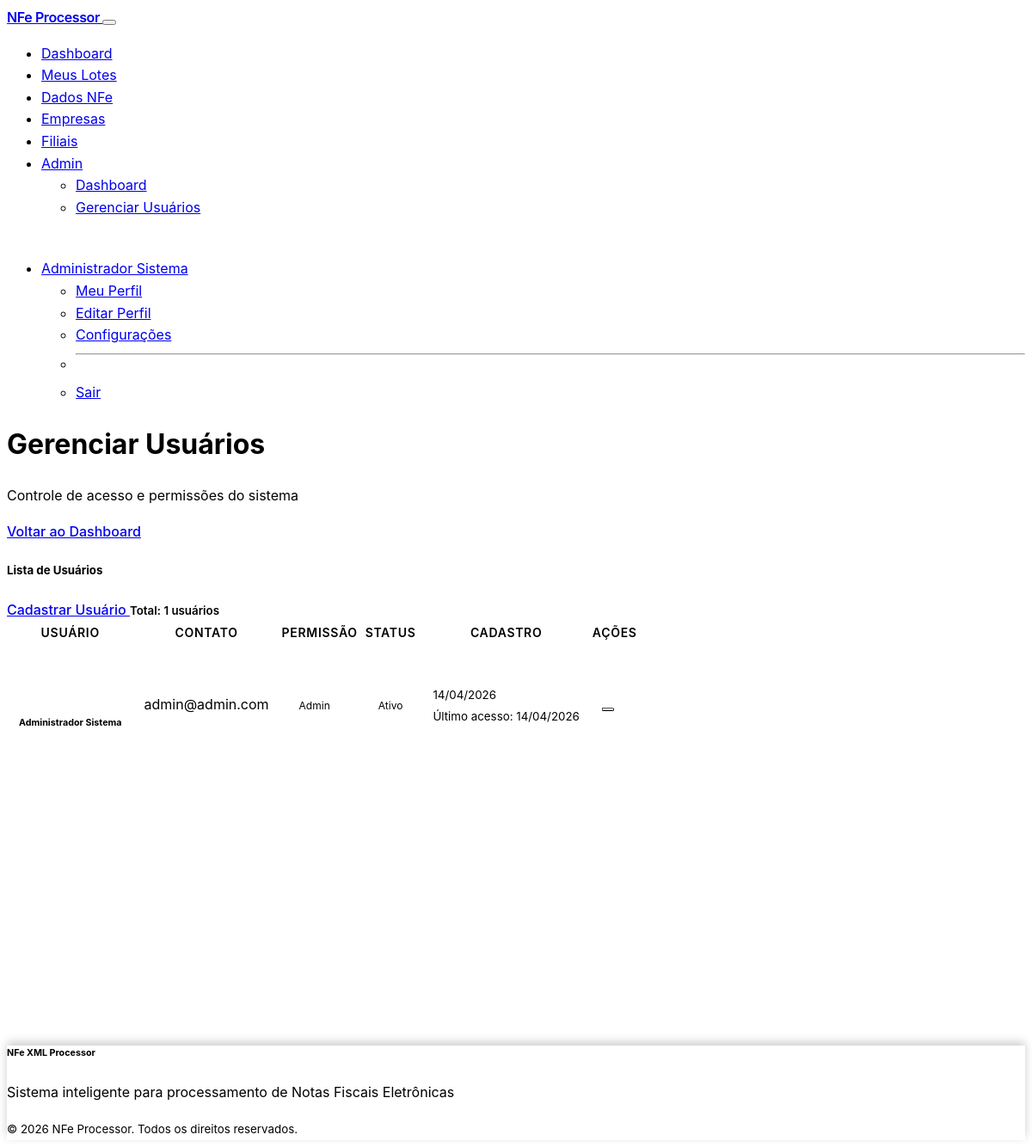
Page /admin/users (signed in) on the committed database.
### models.py (models this page shows, shortened)
class User(UserMixin, db.Model):
    __tablename__ = 'users'
    id = db.Column(db.String, primary_key=True)
    email = db.Column(db.String, unique=True, nullable=True)
    first_name = db.Column(db.String, nullable=True)
    last_name = db.Column(db.String, nullable=True)
    profile_image_url = db.Column(db.String, nullable=True)
    password_hash = db.Column(db.String(256), nullable=True)  # For local authentication
    auth_method = db.Column(db.String(20), default='oauth')  # 'oauth' or 'local'
    role = db.Column(db.Enum(UserRole), default=UserRole.USER)
    active = db.Column(db.Boolean, default=True)
    phone = db.Column(db.String(20), nullable=True)
    company = db.Column(db.String(255), nullable=True)
    last_login = db.Column(db.DateTime, nullable=True)
    created_at = db.Column(db.DateTime, default=datetime.now)
    updated_at = db.Column(db.DateTime, default=datetime.now, onupdate=datetime.now)
    uploaded_files = db.relationship('UploadedFile', backref='user', lazy=True)
    nfe_records = db.relationship('NFERecord', backref='user', lazy=True)
    @property
    def full_name(self):
        if self.first_name and self.last_name:
            return f"{self.first_name} {self.last_name}"
        elif self.first_name:
            return self.first_name
        elif self.email:
            return self.email.split('@')[0]
        return f"User {self.id[:8]}"
    @property
    def is_admin(self):
        return self.role == UserRole.ADMIN

### routes.py (the view)
@app.route('/admin/users')
@admin_required
def admin_users():
    page = request.args.get('page', 1, type=int)
    users = User.query.order_by(desc(User.created_at))\
        .paginate(page=page, per_page=20, error_out=False)
    return render_template('admin/users.html', users=users)

### replit_auth.py (called while the page is built)
@login_manager.user_loader
def load_user(user_id):
    return User.query.get(user_id)

### routes.py (called while the page is built)
@app.before_request
def make_session_permanent():
    global _database_initialized
    if not _database_initialized:
        init_database()
        _database_initialized = True
    session.permanent = True

def admin_required(f):
    @wraps(f)
    def decorated_function(*args, **kwargs):
        if not current_user.is_authenticated:
            return redirect(url_for('login'))
        if not current_user.is_admin:
            flash('Acesso negado. Apenas administradores podem acessar esta página.', 'error')
            return redirect(url_for('index'))
        return f(*args, **kwargs)
    return decorated_function

### templates/admin/users.html (shortened to what this page needs)
{% extends "base.html" %}
{% block content %}
<div class="container">
    <div class="row mb-4">
        <div class="col">
            <h1 class="h2">
                Gerenciar Usuários
            </h1>
            <p class="text-muted">Controle de acesso e permissões do sistema</p>
        </div>
        <div class="col-auto">
            <a href="{{ url_for('admin_dashboard') }}" class="btn btn-outline-secondary">
                Voltar ao Dashboard
            </a>
        </div>
    </div>
    <div class="card">
        <div class="card-header">
            <div class="row align-items-center">
                <div class="col">
                    <h5 class="mb-0">Lista de Usuários</h5>
                </div>
                <div class="col-auto">
                    <a href="{{ url_for('admin_register_user') }}" class="btn btn-primary me-2">
                        Cadastrar Usuário
                    </a>
                    <small class="text-muted">Total: {{ users.total }} usuários</small>
                </div>
            </div>
        </div>
        <div class="card-body p-0">
            {% if users.items %}
            <div class="table-responsive">
                <table class="table table-hover mb-0">
                    <thead class="table-dark">
                        <tr>
                            <th>Usuário</th>
                            <th>Contato</th>
                            <th>Permissão</th>
                            <th>Status</th>
                            <th>Cadastro</th>
                            <th>Ações</th>
                        </tr>
                    </thead>
                    <tbody>
                        {% for user in users.items %}
                        <tr id="user-row-{{ user.id }}">
                            <td>
                                <div class="d-flex align-items-center">
                                    {% if user.profile_image_url %}
                                        <img src="{{ user.profile_image_url }}" alt="Avatar" class="rounded-circle me-3" style="width: 40px; height: 40px; object-fit: cover;">
                                    {% else %}
                                        <div class="bg-primary rounded-circle me-3 d-flex align-items-center justify-content-center" style="width: 40px; height: 40px;">
                                        </div>
                                    {% endif %}
                                    <div>
                                        <h6 class="mb-0">{{ user.full_name }}</h6>
                                    </div>
                                </div>
                            </td>
                            <td>
                                <div>
                                    {% if user.email %}
                                        <div>{{ user.email }}</div>
                                    {% endif %}
                                </div>
                            </td>
                            <td>
                                <span class="badge bg-{{ 'danger' if user.role.value == 'admin' else 'primary' if user.role.value == 'user' else 'secondary' }}">
                                    {{ user.role.value.title() }}
                                </span>
                            </td>
                            <td>
                                <span class="badge bg-{{ 'success' if user.active else 'secondary' }}" id="status-badge-{{ user.id }}">
                                    {{ 'Ativo' if user.active else 'Inativo' }}
                                </span>
                            </td>
                            <td>
                                <small>{{ user.created_at.strftime('%d/%m/%Y') }}</small>
                                {% if user.last_login %}
                                    <br><small class="text-muted">Último acesso: {{ user.last_login.strftime('%d/%m/%Y') }}</small>
                                {% endif %}
                            </td>
                            <td>
                                <div class="btn-group btn-group-sm">
                                    <button class="btn btn-outline-{{ 'warning' if user.active else 'success' }}"
                                            onclick="toggleUserStatus('{{ user.id }}')"
                                            id="toggle-btn-{{ user.id }}"
                                            title="{{ 'Desativar' if user.active else 'Ativar' }}">
                                    </button>
                                </div>
                            </td>
                        </tr>
                        {% endfor %}
                    </tbody>
                </table>
            </div>
            {% else %}
            <div class="text-center py-5">
                <i class="feather-users display-1 text-muted mb-3"></i>
                <h5>Nenhum usuário encontrado</h5>
                <p class="text-muted">O sistema ainda não possui usuários cadastrados.</p>
            </div>
            {% endif %}
        </div>
    </div>
</div>
{% endblock %}

### templates/base.html (shortened to what this page needs)
<!DOCTYPE html>
<html lang="pt-BR" data-bs-theme="dark">
<head>
    <link href="https://cdn.replit.com/agent/bootstrap-agent-dark-theme.min.css" rel="stylesheet">
    <link rel="stylesheet" href="https://cdn.jsdelivr.net/npm/feather-icons@4.29.0/font/feather.css">
    <link rel="stylesheet" href="{{ url_for('static', filename='css/custom.css') }}">
</head>
<body class="d-flex flex-column min-vh-100">
    {% if current_user.is_authenticated %}
    <nav class="navbar navbar-expand-lg navbar-dark bg-dark">
        <div class="container">
            <a class="navbar-brand" href="{{ url_for('index') }}">
                NFe Processor
            </a>
            <button class="navbar-toggler" type="button" data-bs-toggle="collapse" data-bs-target="#navbarNav">
            </button>
            <div class="collapse navbar-collapse" id="navbarNav">
                <ul class="navbar-nav me-auto">
                    <li class="nav-item">
                        <a class="nav-link" href="{{ url_for('index') }}">
                            Dashboard
                        </a>
                    </li>
                    <li class="nav-item">
                        <a class="nav-link" href="{{ url_for('batches_list') }}">
                            Meus Lotes
                        </a>
                    </li>
                    <li class="nav-item">
                        <a class="nav-link" href="{{ url_for('data_view') }}">
                            Dados NFe
                        </a>
                    </li>
                    <li class="nav-item">
                        <a class="nav-link" href="{{ url_for('empresas_list') }}">
                            Empresas
                        </a>
                    </li>
                    <li class="nav-item">
                        <a class="nav-link" href="{{ url_for('filiais_listar') }}">
                            Filiais
                        </a>
                    </li>
                    {% if current_user.is_admin %}
                    <li class="nav-item dropdown">
                        <a class="nav-link dropdown-toggle" href="#" id="adminDropdown" role="button" data-bs-toggle="dropdown">
                            Admin
                        </a>
                        <ul class="dropdown-menu">
                            <li><a class="dropdown-item" href="{{ url_for('admin_dashboard') }}">
                                Dashboard
                            </a></li>
                            <li><a class="dropdown-item" href="{{ url_for('admin_users') }}">
                                Gerenciar Usuários
                            </a></li>
                        </ul>
                    </li>
                    {% endif %}
                </ul>
                <ul class="navbar-nav">
                    <li class="nav-item dropdown">
                        <a class="nav-link dropdown-toggle d-flex align-items-center" href="#" id="userDropdown" role="button" data-bs-toggle="dropdown">
                            {% if current_user.profile_image_url %}
                                <img src="{{ current_user.profile_image_url }}" alt="Avatar" class="rounded-circle me-2" style="width: 30px; height: 30px; object-fit: cover;">
                            {% else %}
                                <div class="bg-primary rounded-circle me-2 d-flex align-items-center justify-content-center" style="width: 30px; height: 30px;">
                                </div>
                            {% endif %}
                            <span>{{ current_user.full_name }}</span>
                        </a>
                        <ul class="dropdown-menu dropdown-menu-end">
                            <li><a class="dropdown-item" href="{{ url_for('user_profile') }}">
                                Meu Perfil
                            </a></li>
                            <li><a class="dropdown-item" href="{{ url_for('edit_profile') }}">
                                Editar Perfil
                            </a></li>
                            <li><a class="dropdown-item" href="{{ url_for('configuracoes') }}">
                                Configurações
                            </a></li>
                            <li><hr class="dropdown-divider"></li>
                            <li><a class="dropdown-item" href="{{ url_for('local_logout') }}">
                                Sair
                            </a></li>
                        </ul>
                    </li>
                </ul>
            </div>
        </div>
    </nav>
    {% endif %}
    <main class="flex-grow-1 {% if current_user.is_authenticated %}mt-4{% endif %}" style="padding-bottom: 100px;">
        {% block content %}{% endblock %}
    </main>
    {% if current_user.is_authenticated %}
    <footer class="bg-dark text-white py-3 border-top border-secondary position-fixed bottom-0 w-100 z-3" style="box-shadow: 0 -4px 10px rgba(0,0,0,0.2);">
        <div class="container">
            <div class="row align-items-center">
                <div class="col-md-6">
                    <h6 class="mb-1">NFe XML Processor</h6>
                    <p class="text-muted mb-0 small">Sistema inteligente para processamento de Notas Fiscais Eletrônicas</p>
                </div>
                <div class="col-md-6 text-md-end mt-3 mt-md-0">
                    <small class="text-muted">
                        &copy; 2026 NFe Processor. Todos os direitos reservados.
                    </small>
                </div>
            </div>
        </div>
    </footer>
    {% endif %}
</body>
</html>

### static/css/custom.css (style rules this page uses)
:root { --nfe-primary: #0d6efd; --nfe-success: #198754; --nfe-warning: #ffc107; --nfe-danger: #dc3545; --nfe-info: #0dcaf0; --nfe-dark: #212529; --nfe-light: #f8f9fa; --nfe-border-radius: 0.5rem; --nfe-box-shadow: 0 0.125rem 0.25rem rgba(0, 0, 0, 0.075); --nfe-transition: all 0.15s ease-in-out; }
body { font-family: -apple-system, BlinkMacSystemFont, 'Segoe UI', Roboto, sans-serif; line-height: 1.6; }
.container { max-width: 1400px; }
main { min-height: calc(100vh - 200px); }
.navbar-brand { font-weight: 600; letter-spacing: -0.025em; }
.card { border: 1px solid var(--bs-border-color); border-radius: var(--nfe-border-radius); box-shadow: var(--nfe-box-shadow); transition: var(--nfe-transition); }
.card-header { background-color: var(--bs-gray-100); border-bottom: 1px solid var(--bs-border-color); font-weight: 600; }
[data-bs-theme="dark"] .card-header { background-color: var(--bs-gray-800); }
.badge { font-size: 0.75rem; padding: 0.5em 0.75em; border-radius: 0.375rem; }
.table { --bs-table-hover-bg: var(--bs-gray-50); }
[data-bs-theme="dark"] .table { --bs-table-hover-bg: var(--bs-gray-800); }
.table th { font-weight: 600; text-transform: uppercase; font-size: 0.875rem; letter-spacing: 0.05em; color: var(--bs-gray-600); border-bottom: 2px solid var(--bs-border-color); }
[data-bs-theme="dark"] .table th { color: var(--bs-gray-400); }
.table td { vertical-align: middle; padding: 1rem 0.75rem; }
.table-responsive { border-radius: var(--nfe-border-radius); box-shadow: var(--nfe-box-shadow); }
.btn { font-weight: 500; border-radius: var(--nfe-border-radius); transition: var(--nfe-transition); border-width: 1px; }
.btn-group .btn { border-radius: 0; }
.btn-group .btn:last-child { border-top-right-radius: var(--nfe-border-radius); border-bottom-right-radius: var(--nfe-border-radius); }
[data-bs-theme="dark"] { --nfe-box-shadow: 0 0.125rem 0.25rem rgba(255, 255, 255, 0.075); }
html { scroll-behavior: smooth; }

### rows in the picture
User: full_name "Administrador Sistema", email "admin@admin.com", role.value "Admin", active "Ativo", created_at "14/04/2026", last_login "14/04/2026"

### other values in the picture
{{ users.total }} "1"
